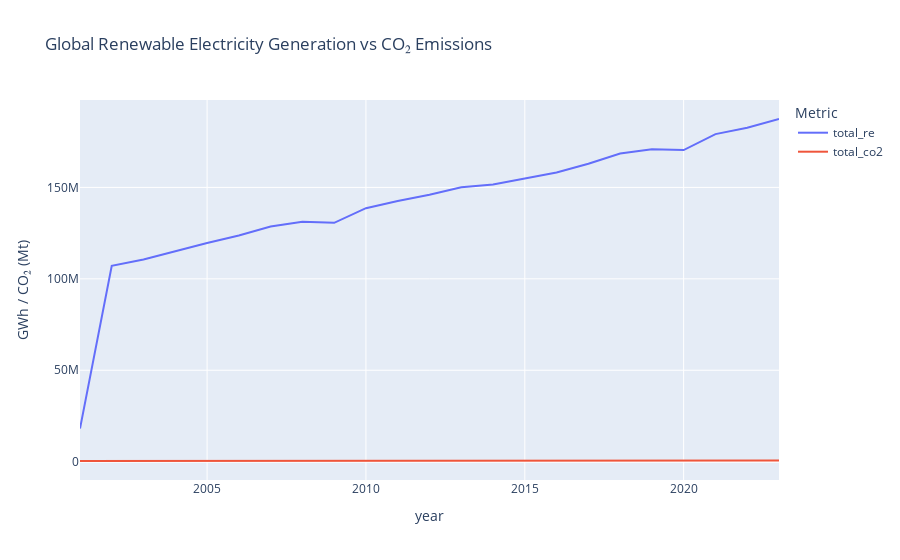

The notebook cell saved with this chart:
### Markdown cell above
We observe that CO₂ emissions remain high despite the increase in renewable electricity generation. This suggests that while renewable energy adoption is growing, it has not yet been sufficient to significantly reduce overall emissions, likely due to continued reliance on fossil fuels in other sectors or regions.

### Code cell
#RQ Renewable adoption vs CO₂ emissions
#This checks if countries with higher renewable capacity per capita have lower CO₂ emissions.
rq4_sql = """
SELECT 
    i.year,
    SUM(i.electricity_generation_gwh) AS total_re,
    SUM(o.co2) AS total_co2
FROM irena_energy i
JOIN owid_co2 o
    ON i.iso = o.iso AND i.year = o.year
WHERE i.year between '2001-01-01' AND '2023-01-01'
GROUP BY i.year
ORDER BY i.year;
"""

rq4_df = utils.run_sql(rq4_sql)
#Trendline shows whether there is a negative correlation.
fig_rq4 = px.line(
    rq4_df,
    x="year",
    y=["total_re", "total_co2"],
    title="Global Renewable Electricity Generation vs CO₂ Emissions",
    labels={"value": "GWh / CO₂ (Mt)", "variable": "Metric"}
)
utils.save_plot(fig_rq4, folder="rq4", filename="renewable_vs_co2")
fig_rq4.show()

### Figure 1 — Plotly figure (JSON) as saved in the notebook; plotly's stock layout.template omitted (floating-point values rounded to 4 significant figures)
{"data": [{"hovertemplate": "Metric=total_re<br>year=%{x}<br>GWh / CO₂ (Mt)=%{y}<extra></extra>", "legendgroup": "total_re", "line": {"color": "#636efa", "dash": "solid"}, "marker": {"symbol": "circle"}, "mode": "lines", "name": "total_re", "orientation": "v", "showlegend": true, "type": "scatter", "x": ["2001-01-01", "2002-01-01", "2003-01-01", "2004-01-01", "2005-01-01", "2006-01-01", "2007-01-01", "2008-01-01", "2009-01-01", "2010-01-01", "2011-01-01", "2012-01-01", "2013-01-01", "2014-01-01", "2015-01-01", "2016-01-01", "2017-01-01", "2018-01-01", "2019-01-01", "2020-01-01", "2021-01-01", "2022-01-01", "2023-01-01"], "xaxis": "x", "y": [18080000.0, 107100000.0, 110600000.0, 115200000.0, 119600000.0, 123700000.0, 128600000.0, 131200000.0, 130600000.0, 138600000.0, 142600000.0, 146000000.0, 150100000.0, 151700000.0, 154700000.0, 158200000.0, 163000000.0, 168600000.0, 170900000.0, 170500000.0, 179200000.0, 182700000.0, 187400000.0], "yaxis": "y"}, {"hovertemplate": "Metric=total_co2<br>year=%{x}<br>GWh / CO₂ (Mt)=%{y}<extra></extra>", "legendgroup": "total_co2", "line": {"color": "#EF553B", "dash": "solid"}, "marker": {"symbol": "circle"}, "mode": "lines", "name": "total_co2", "orientation": "v", "showlegend": true, "type": "scatter", "x": ["2001-01-01", "2002-01-01", "2003-01-01", "2004-01-01", "2005-01-01", "2006-01-01", "2007-01-01", "2008-01-01", "2009-01-01", "2010-01-01", "2011-01-01", "2012-01-01", "2013-01-01", "2014-01-01", "2015-01-01", "2016-01-01", "2017-01-01", "2018-01-01", "2019-01-01", "2020-01-01", "2021-01-01", "2022-01-01", "2023-01-01"], "xaxis": "x", "y": [361600.0, 375400.0, 394800.0, 408900.0, 426300.0, 442300.0, 463200.0, 474200.0, 467900.0, 533500.0, 558000.0, 565900.0, 581100.0, 583600.0, 585800.0, 582700.0, 597600.0, 607000.0, 614900.0, 573900.0, 613800.0, 628300.0, 636300.0], "yaxis": "y"}], "layout": {"legend": {"title": {"text": "Metric"}, "tracegroupgap": 0}, "title": {"text": "Global Renewable Electricity Generation vs CO₂ Emissions"}, "xaxis": {"anchor": "y", "domain": [0, 1], "title": {"text": "year"}}, "yaxis": {"anchor": "x", "domain": [0, 1], "title": {"text": "GWh / CO₂ (Mt)"}}}}
